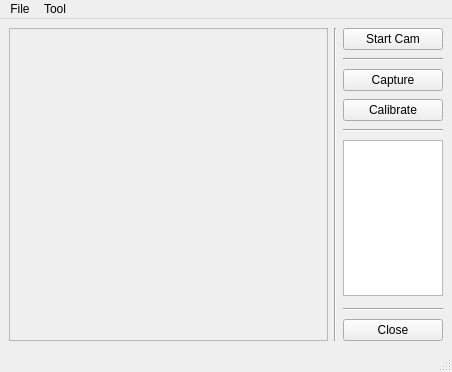
<?xml version="1.0" encoding="UTF-8"?>
<ui version="4.0">
 <class>CamWindow</class>
 <widget class="QMainWindow" name="CamWindow">
  <property name="geometry">
   <rect>
    <x>0</x>
    <y>0</y>
    <width>452</width>
    <height>372</height>
   </rect>
  </property>
  <property name="windowTitle">
   <string>3D Scanner Project</string>
  </property>
  <widget class="QWidget" name="centralwidget">
   <layout class="QHBoxLayout" name="horizontalLayout_3">
    <item>
     <layout class="QHBoxLayout" name="horizontalLayout_2" stretch="1,0,0">
      <item>
       <layout class="QHBoxLayout" name="horizontalLayout">
        <property name="spacing">
         <number>2</number>
        </property>
        <item>
         <layout class="QVBoxLayout" name="verticalLayout_3">
          <item>
           <widget class="QFrame" name="frame">
            <property name="cursor">
             <cursorShape>CrossCursor</cursorShape>
            </property>
            <property name="frameShape">
             <enum>QFrame::StyledPanel</enum>
            </property>
            <property name="frameShadow">
             <enum>QFrame::Raised</enum>
            </property>
            <property name="lineWidth">
             <number>2</number>
            </property>
            <layout class="QVBoxLayout" name="verticalLayout_2">
             <item>
              <widget class="QLabel" name="label">
               <property name="cursor">
                <cursorShape>CrossCursor</cursorShape>
               </property>
               <property name="styleSheet">
                <string notr="true">color: rgb(255, 255, 255);</string>
               </property>
               <property name="text">
                <string/>
               </property>
              </widget>
             </item>
            </layout>
           </widget>
          </item>
         </layout>
        </item>
       </layout>
      </item>
      <item>
       <widget class="Line" name="line">
        <property name="orientation">
         <enum>Qt::Vertical</enum>
        </property>
       </widget>
      </item>
      <item>
       <layout class="QVBoxLayout" name="verticalLayout">
        <property name="spacing">
         <number>8</number>
        </property>
        <item>
         <widget class="QPushButton" name="btnStartCam">
          <property name="text">
           <string>Start Cam</string>
          </property>
         </widget>
        </item>
        <item>
         <widget class="Line" name="line_2">
          <property name="orientation">
           <enum>Qt::Horizontal</enum>
          </property>
         </widget>
        </item>
        <item>
         <widget class="QPushButton" name="btnCap">
          <property name="text">
           <string>Capture</string>
          </property>
         </widget>
        </item>
        <item>
         <widget class="QPushButton" name="btnCali">
          <property name="text">
           <string>Calibrate</string>
          </property>
         </widget>
        </item>
        <item>
         <widget class="Line" name="line_4">
          <property name="orientation">
           <enum>Qt::Horizontal</enum>
          </property>
         </widget>
        </item>
        <item>
         <widget class="QListWidget" name="listWidget">
          <property name="sizePolicy">
           <sizepolicy hsizetype="Minimum" vsizetype="Expanding">
            <horstretch>0</horstretch>
            <verstretch>0</verstretch>
           </sizepolicy>
          </property>
          <property name="maximumSize">
           <size>
            <width>100</width>
            <height>16777215</height>
           </size>
          </property>
         </widget>
        </item>
        <item>
         <spacer name="verticalSpacer">
          <property name="orientation">
           <enum>Qt::Vertical</enum>
          </property>
          <property name="sizeHint" stdset="0">
           <size>
            <width>20</width>
            <height>40</height>
           </size>
          </property>
         </spacer>
        </item>
        <item>
         <widget class="Line" name="line_3">
          <property name="orientation">
           <enum>Qt::Horizontal</enum>
          </property>
         </widget>
        </item>
        <item>
         <widget class="QPushButton" name="btnClose">
          <property name="text">
           <string>Close</string>
          </property>
         </widget>
        </item>
       </layout>
      </item>
     </layout>
    </item>
   </layout>
   <zorder></zorder>
  </widget>
  <widget class="QStatusBar" name="statusbar"/>
  <widget class="QMenuBar" name="menuBar">
   <property name="geometry">
    <rect>
     <x>0</x>
     <y>0</y>
     <width>452</width>
     <height>21</height>
    </rect>
   </property>
   <widget class="QMenu" name="menuTool">
    <property name="title">
     <string>Tool</string>
    </property>
    <addaction name="separator"/>
    <addaction name="actionOption"/>
   </widget>
   <widget class="QMenu" name="menuFile">
    <property name="title">
     <string>File</string>
    </property>
    <addaction name="separator"/>
    <addaction name="menuQuit_camwindow"/>
   </widget>
   <addaction name="menuFile"/>
   <addaction name="menuTool"/>
  </widget>
  <action name="menuQuit">
   <property name="text">
    <string>Quit</string>
   </property>
  </action>
  <action name="actionOption">
   <property name="text">
    <string>Option</string>
   </property>
  </action>
  <action name="menuQuit_camwindow">
   <property name="text">
    <string>Quit</string>
   </property>
  </action>
 </widget>
 <tabstops>
  <tabstop>btnCap</tabstop>
  <tabstop>btnClose</tabstop>
 </tabstops>
 <resources/>
 <connections/>
</ui>
